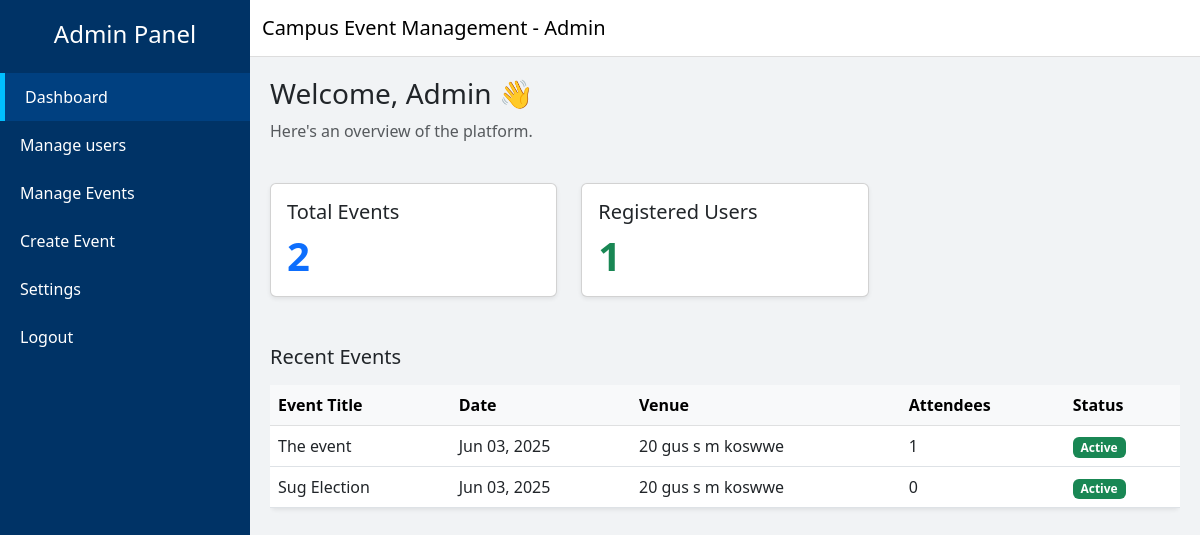
Screenshot of /admin/dashboard.php (signed in) with the database file from the repository.
### tables this page shows
CREATE TABLE `events` (
  `id` int(11) NOT NULL,
  `title` varchar(225) NOT NULL,
  `description` varchar(1000) NOT NULL,
  `event_date` datetime NOT NULL,
  `end_time` time NOT NULL,
  `passcode` varchar(100) NOT NULL,
  `venue` varchar(200) NOT NULL,
  `image_path` varchar(500) NOT NULL,
  `create_at` timestamp NOT NULL DEFAULT current_timestamp()
);

### admin/dashboard.php (the view, shortened to what this page needs)
<?php
include("connections.php");
$name = $_SESSION['name'] ?? 'Admin';
$total_users_result = $conn->query("SELECT COUNT(*) AS total_users FROM users");
$total_events_result = $conn->query("SELECT COUNT(*) AS total_events FROM events");
$total_users = $total_users_result->fetch_assoc()['total_users'];
$total_events = $total_events_result->fetch_assoc()['total_events'];
$recent_events = $conn->query("
    SELECT
        e.id, e.title, e.event_date, e.venue,
        (SELECT COUNT(*) FROM attendance WHERE event_id = e.id) AS attendees
    FROM events e
    ORDER BY e.event_date DESC
    LIMIT 5
");
?>
<!DOCTYPE html>
<html lang="en">
<head>
  <link href="https://cdn.jsdelivr.net/npm/bootstrap@5.3.0/dist/css/bootstrap.min.css" rel="stylesheet">
</head>
<body>
  <div class="sidebar">
    <h4 class="text-center mb-4">Admin Panel</h4>
    <a href="dashboard.php" class="active">Dashboard</a>
    <a href="manageuser.php" >Manage users</a>
    <a  href="manageevent.php">Manage Events</a>
    <a href="createevent.html">Create Event</a>
    <a href="#">Settings</a>
    <a href="logout.php">Logout</a>
  </div>
  <nav class="navbar navbar-expand-lg navbar-light">
    <div class="container-fluid">
      <span class="navbar-brand">Campus Event Management - Admin</span>
    </div>
  </nav>
    <div class="main-content">
  <h3>Welcome, <?php echo htmlspecialchars($name); ?> 👋</h3>
  <p class="text-muted">Here's an overview of the platform.</p>
  <div class="row g-4 mt-3">
    <div class="col-md-4">
      <div class="card shadow-sm">
        <div class="card-body">
          <h5 class="card-title">Total Events</h5>
          <p class="card-text display-6 fw-bold text-primary"><?= $total_events ?></p>
        </div>
      </div>
    </div>
    <div class="col-md-4">
      <div class="card shadow-sm">
        <div class="card-body">
          <h5 class="card-title">Registered Users</h5>
          <p class="card-text display-6 fw-bold text-success"><?= $total_users ?></p>
        </div>
      </div>
    </div>
  <div class="mt-5">
    <h5 class="mb-3">Recent Events</h5>
    <div class="table-responsive">
      <table class="table table-hover bg-white rounded shadow-sm">
        <thead class="table-light">
          <tr>
            <th>Event Title</th>
            <th>Date</th>
            <th>Venue</th>
            <th>Attendees</th>
            <th>Status</th>
          </tr>
        </thead>
        <tbody>
          <?php while ($event = $recent_events->fetch_assoc()): ?>
            <tr>
              <td><?= htmlspecialchars($event['title']) ?></td>
              <td><?= htmlspecialchars(date("M d, Y", strtotime($event['event_date']))) ?></td>
              <td><?= htmlspecialchars($event['venue']) ?></td>
              <td><?= $event['attendees'] ?></td>
              <td>
                <?php
                  $status = (strtotime($event['event_date']) > time()) ? 'Upcoming' : 'Active';
                  $badge = $status === 'Upcoming' ? 'warning text-dark' : 'success';
                ?>
                <span class="badge bg-<?= $badge ?>"><?= $status ?></span>
              </td>
            </tr>
          <?php endwhile; ?>
        </tbody>
      </table>
    </div>
  </div>
</div>
</body>
</html>

### admin/dashboard.php (style rules this page uses)
body { background-color: #f1f3f5; font-family: 'Segoe UI', sans-serif; }
.sidebar { height: 100vh; position: fixed; width: 250px; background-color: #003366; padding-top: 20px; color: white; }
.sidebar a { color: white; text-decoration: none; padding: 12px 20px; display: block; transition: 0.3s; }
.sidebar a:hover, .sidebar a.active { background-color: #004080; border-left: 5px solid #00bfff; }
.main-content { margin-left: 250px; padding: 20px; }
.navbar { margin-left: 250px; background-color: white; border-bottom: 1px solid #ddd; }
.card { transition: transform 0.2s ease; }

### rows the page displays
events: title "The event", event_date "Jun 03, 2025", venue "20 gus s m koswwe", attendees "1"
events: title "Sug Election", event_date "Jun 03, 2025", venue "20 gus s m koswwe", attendees "0"

### other values shown
$name "Admin"
$total_events "2"
$total_users "1"
